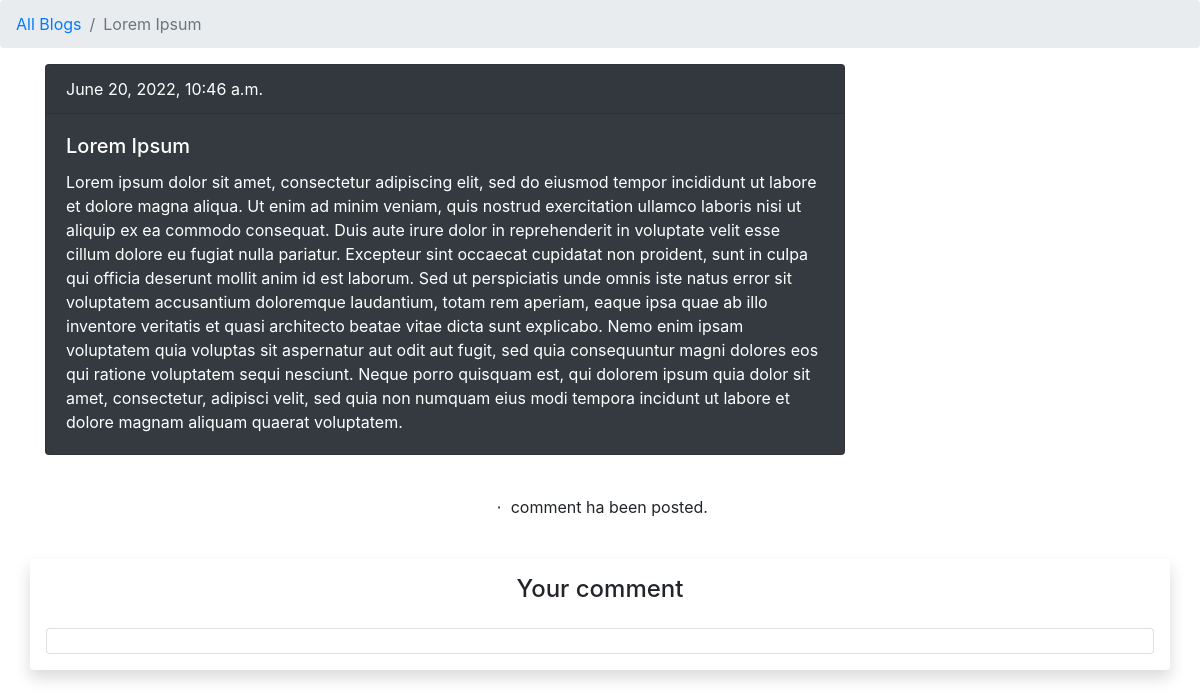
Screenshot of /blog/lorem-ipsum/ with the database file from the repository.
### blog/models.py (models this page shows, shortened)
class BlogPost(models.Model):
    title = models.CharField(
        _("Blog Title"), max_length=250,
        null=False, blank=False
    )
    slug = models.SlugField(unique=True)
    body = models.TextField()
    date_published = models.DateTimeField(null=True, blank=True,
                                          default=timezone.now
                                          )

### blog/views.py (the view)
# urls.py: path('<str:slug>/', BlogDetailView.as_view(), name="blog_detail"),
class BlogDetailView(DetailView):
    model = BlogPost
    context_object_name = 'blog_detail'
    template_name = 'blog/blog_detail.html'

### templates/blog/blog_detail.html (shortened to what this page needs)
{% extends 'base.html' %}
{% load static %}
{% load comments %}
{% load comments_xtd %}
{% block content %}
<nav aria-label="breadcrumb">
    <ol class="breadcrumb">
        <li class="breadcrumb-item"><a href="{% url 'blog:blog' %}">All Blogs</a></li>
        <li class="breadcrumb-item active" aria-current="page">{{ blog_detail.title }}</li>
    </ol>
</nav>
<div class="container">
        <div class="card text-white bg-dark mb-3" style="max-width: 50rem;">
            <div class="card-header">{{ blog_detail.date_published }}</div>
            <div class="card-body">
                <h5 class="card-title">
                    {{ blog_detail.title }}
                </h5>
            <p class="card-text">{{ blog_detail.body }}</p>
            </div>
        </div>
</div>
{% get_comment_count for object as comment_count %}
    <div class="py-4 text-center">
        &nbsp;&sdot;&nbsp;
        {{ comment_count }} comment{{ comment_count|pluralize }}
        ha{{ comment_count|pluralize:"s,ve"}} been posted.
    </div>
    <div class="comment mt-3 shadow p-3 mb-5 bg-white rounded container">
        <h4 class="text-center mb-4">Your comment</h4>
        <div class="card pt-4">
        </div>
    </div>
{% endblock content %}

### rows the page displays
BlogPost: title "Lorem Ipsum", date_published "June 20, 2022, 10:46 a.m.", body "Lorem ipsum dolor sit amet, consectetur adipiscing elit, sed do eiusmod tempor incididunt ut labore et dolore magna aliqua. Ut enim ad minim veniam, quis nostrud exercitation ullamco laboris nisi ut aliquip ex ea commodo consequat. Duis aute irure dolor in reprehenderit in voluptate velit esse cillum dolore eu fugiat nulla pariatur. Excepteur sint occaecat cupidatat non proident, sunt in culpa qui officia deserunt mollit anim id est laborum. Sed ut perspiciatis unde omnis iste natus error sit voluptatem accusantium doloremque laudantium, totam rem aperiam, eaque ipsa quae ab illo inventore veritatis et quasi architecto beatae vitae dicta sunt explicabo. Nemo enim ipsam voluptatem quia…"
